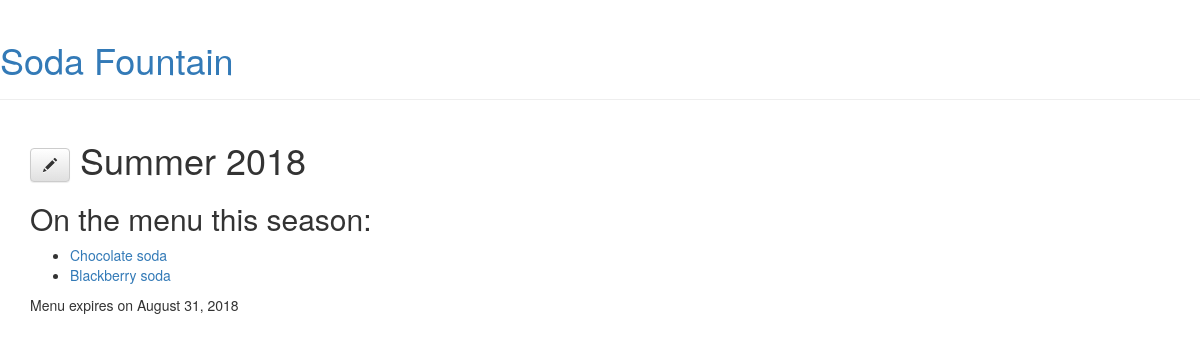
The page /menu/2/ on the database its author committed.
### menu/models.py (models this page shows, shortened)
class Menu(models.Model):
    season = models.CharField(max_length=20)
    items = models.ManyToManyField('Item', related_name='items')
    created_date = models.DateTimeField(
            default=timezone.now)
    expiration_date = models.DateTimeField(
            blank=True, null=True)

class Item(models.Model):
    name = models.CharField(max_length=200)
    description = models.TextField()
    chef = models.ForeignKey('auth.User')
    created_date = models.DateTimeField(
            default=timezone.now)
    standard = models.BooleanField(default=False)
    ingredients = models.ManyToManyField('Ingredient')
    def __str__(self):
        return self.name

### menu/views.py (the view)
# urls.py: url(r'^menu/(?P<pk>\d+)/$', views.menu_detail, name='menu_detail'),
def menu_detail(request, pk):
    try:
        menu = Menu.objects.get(pk=pk)
    except ObjectDoesNotExist:
        raise Http404
    return render(request, 'menu/menu_detail.html', {'menu': menu})

### menu/templates/menu/menu_detail.html
{% extends "menu/layout.html" %}
{% block content %}
    <h1>
        <a class="btn btn-default" href="{% url 'menu_edit' pk=menu.pk %}"><span class="glyphicon glyphicon-pencil"></span></a>
        {{ menu.season }}
    </h1>
    <h2>On the menu this season:</h2>
    <ul>
        {% for item in menu.items.all %}
            <li><a href="{% url 'item_detail' pk=item.pk %}">{{ item }}</a></li>
        {% endfor %}
    </ul>
    {% if menu.expiration_date %}
        <div class="date">
            Menu expires on {{ menu.expiration_date|date:"F j, Y" }}
        </div>
{% endif %}
{% endblock %}

### rows shown on the page
Menu: season "Summer 2018", expiration_date "August 31, 2018"
Item: name "Chocolate soda"
Item: name "Blackberry soda"
